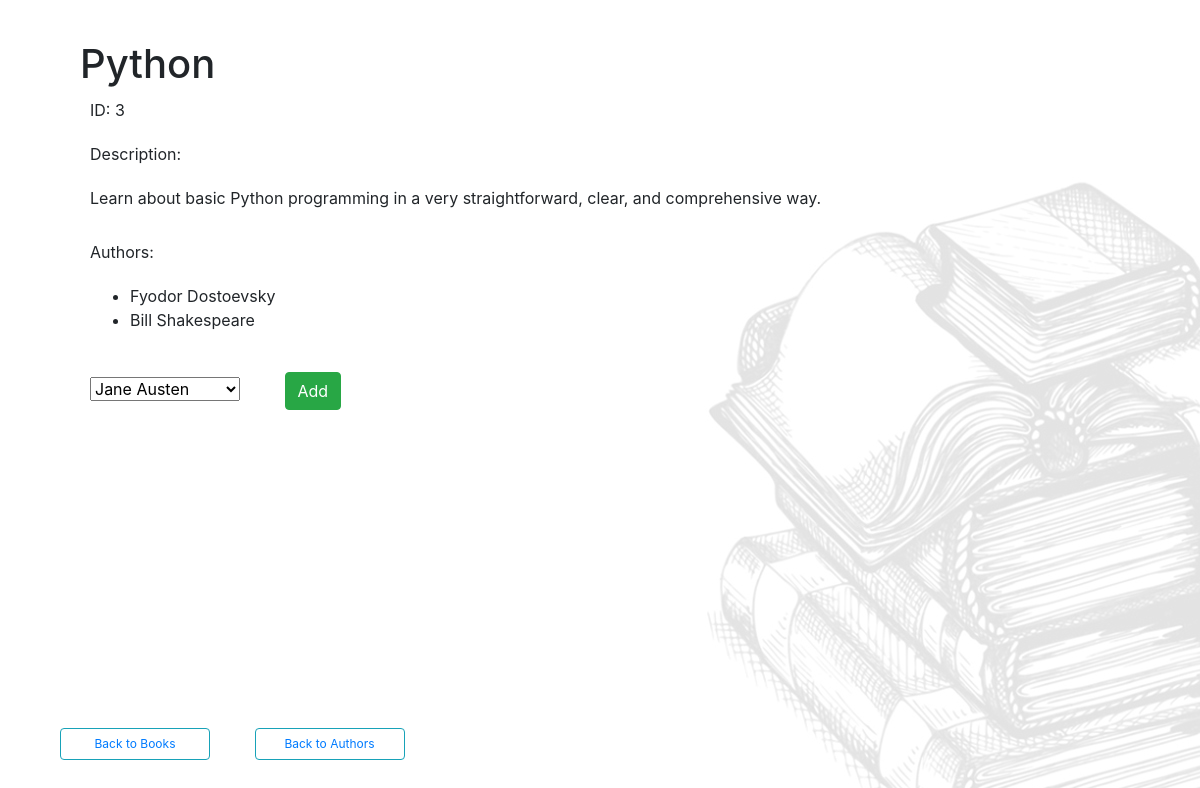
Page /books/3 on the earlier database version.
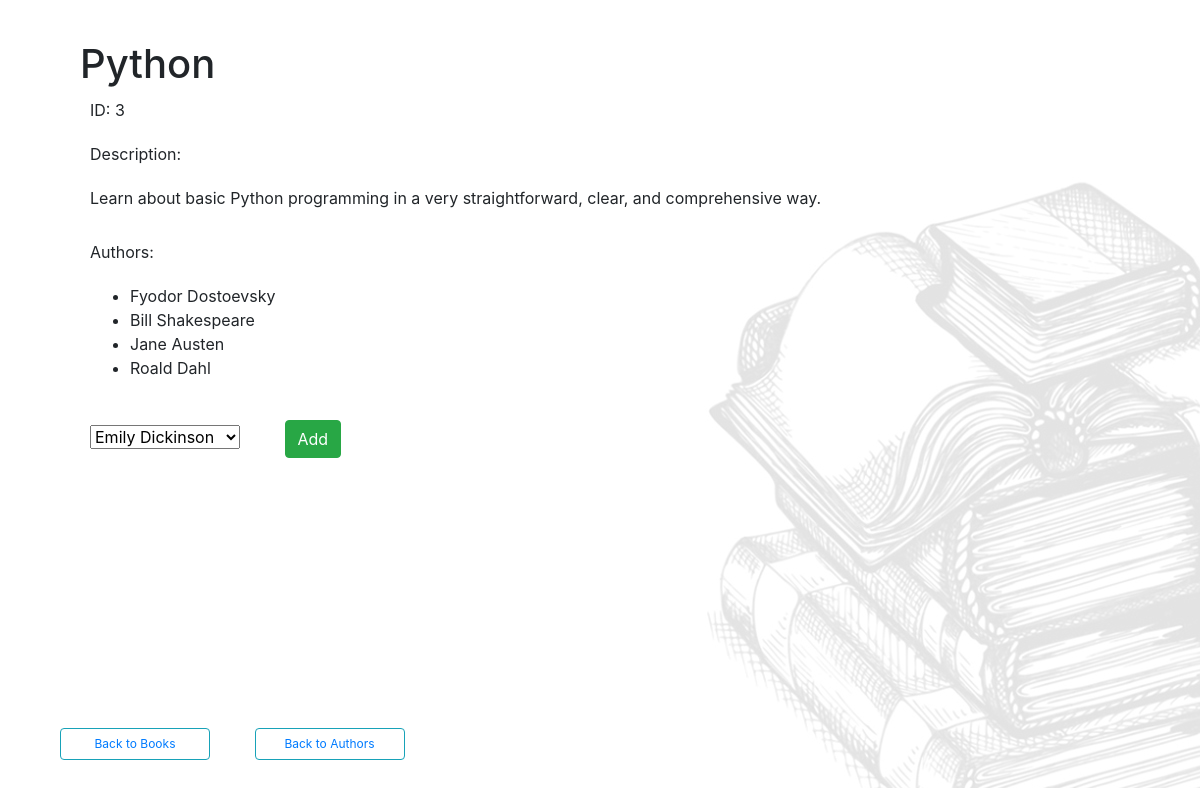
Same page on the later database version.
### book_authors_app/models.py (models this page shows)
class Author(models.Model):
    first_name = models.CharField(max_length = 45)
    last_name = models.CharField(max_length = 45)
    notes = models.TextField()
    books = models.ManyToManyField(Book, related_name="authors")
    created_at = models.DateTimeField(auto_now_add=True)
    updated_at = models.DateTimeField(auto_now=True)
    objects = AuthorManager()

### book_authors_app/views.py (the view)
# urls.py: path('', views.index), #add books
def books(request, id): #book information page
    other_authors = []
    book = Book.objects.get(id=id)
    for author in Author.objects.all():
        if author not in book.authors.all():
            other_authors.append(author)
    context = {
        "authors": other_authors,
        "book": book
    }
    return render(request, 'book_info.html', context)

### book_authors_app/templates/book_info.html (shortened to what this page needs)
<!DOCTYPE html>
<html lang="en">
  <head>
    {% load static %}
    <link
      rel="stylesheet"
      href="https://stackpath.bootstrapcdn.com/bootstrap/4.3.1/css/bootstrap.min.css"
    />
    <link rel="stylesheet" href="{% static 'css/style.css' %}" />
  </head>
  <body style="background-image: url({% static 'img/book-bg.jpg' %}">
    <div>
      <div>
        <h1>{{ book.title }}</h1>
        <p>ID: {{ book.id}}</p>
        <label for="">Description:</label>
        <p>{{ book.desc }}</p>
      </div>
      <div>
        <label for="">Authors:</label>
        <ul>
          {% for author in book.authors.all %}
          <li>{{ author.first_name }} {{ author.last_name }}</li>
          {% endfor %}
        </ul>
      </div>
      <div>
        <form action="/addauthortobook/{{ book.id }}" method="POST">
          <select name="author_id">
            {% for author in authors %}
            <option value="{{ author.id }}"
              >{{author.first_name}} {{author.last_name}}</option
            >
            {% endfor %}
          </select>
          <button type="submit" class="btn btn-success">Add</button>
        </form>
      </div>
      <div id="homebtn">
        <button class="btn btn-outline-info" id="backbookbtn">
          <a href="/">Back to Books</a>
        </button>
        <button class="btn btn-outline-info" id="backauthbtn">
          <a href="/authors">Back to Authors</a>
        </button>
      </div>
    </div>
  </body>
</html>

Differences in the rows shown:
now on this page (row unchanged): Author: first_name "Jane", last_name "Austen"
now on this page (row edited): Author: first_name "Roald", last_name "Dahl"
Other differences:
form field author_id: "Jane Austen" → "Emily Dickinson"
